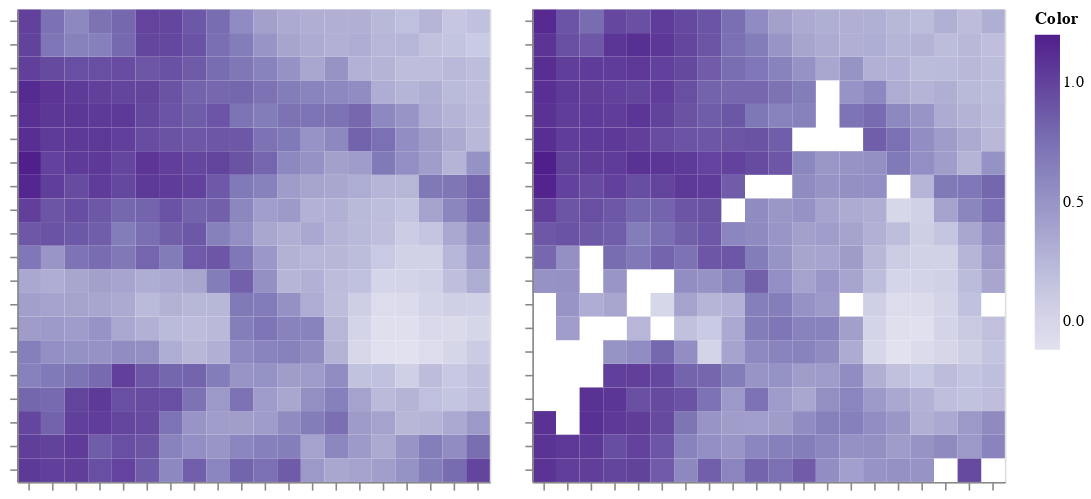

This figure's notebook cell:
### Code cell
plot1 = _colorMap(index_map1, pz.train_phot)
plot2 = _colorMap(index_map2, pz2.train_phot)

plot1 | plot2

### Figure 1 — Vega-Lite specification as saved in the notebook (floating-point values rounded to 4 significant figures; data arrays with more than 128 entries replaced by an {"elided": "..."} marker saying what was removed)
{"config": {"view": {"continuousWidth": 400, "continuousHeight": 300}}, "hconcat": [{"data": {"name": "data-5f5212515d8638e2a45d1d1024c67d03"}, "mark": "rect", "encoding": {"color": {"type": "quantitative", "field": "Color", "scale": {"scheme": "purples", "type": "linear"}}, "x": {"type": "ordinal", "axis": {"labels": false, "title": null}, "field": "x"}, "y": {"type": "ordinal", "axis": {"labels": false, "title": null}, "field": "y"}}, "height": 300, "title": "", "width": 300}, {"data": {"name": "data-41389517d21265023911d0bbac72dc80"}, "mark": "rect", "encoding": {"color": {"type": "quantitative", "field": "Color", "scale": {"scheme": "purples", "type": "linear"}}, "x": {"type": "ordinal", "axis": {"labels": false, "title": null}, "field": "x"}, "y": {"type": "ordinal", "axis": {"labels": false, "title": null}, "field": "y"}}, "height": 300, "title": "", "width": 300}], "$schema": "https://vega.github.io/schema/vega-lite/v4.8.1.json", "datasets": {"data-5f5212515d8638e2a45d1d1024c67d03": {"elided": "400 records"}, "data-41389517d21265023911d0bbac72dc80": {"elided": "400 records"}}}
